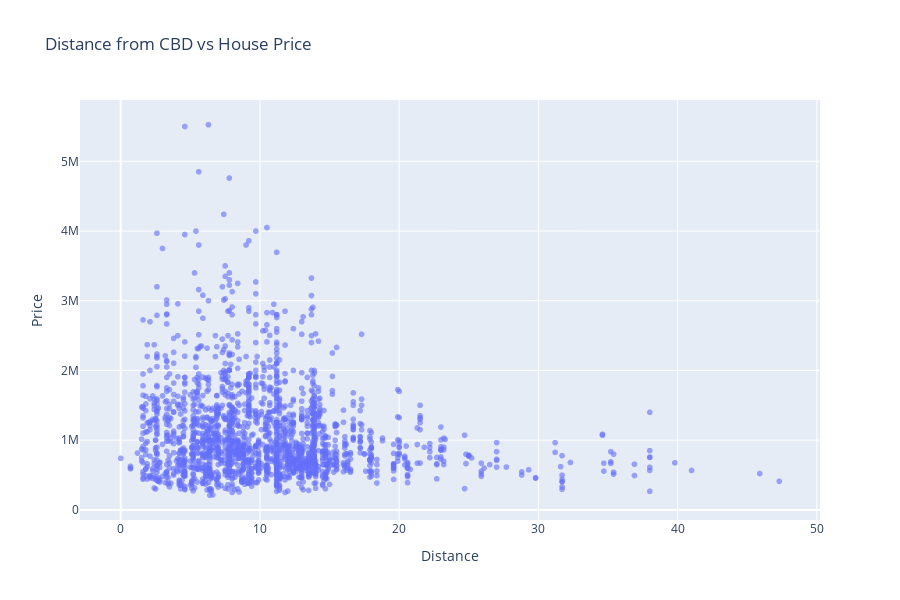

The notebook cell this image was saved under:
### Markdown cell above
## **Location-Based Analysis**

### Code cell
# ------------------------------------------------
# REGIONAL ANALYSIS
# ------------------------------------------------
print_section_header("Regional Price Analysis")

# Calculate regional statistics
region_stats = data.groupby('Regionname').agg({
    'Price': ['mean', 'median', 'count', 'std']
}).round(2)
region_stats.columns = ['Mean_Price', 'Median_Price', 'Property_Count', 'Price_StdDev']
region_stats = region_stats.sort_values('Mean_Price', ascending=False)

# Create subplots for regional analysis
fig, axes = plt.subplots(2, 1, figsize=(16, 12))
fig.suptitle('Regional Price Analysis', fontsize=16, fontweight='bold', y=0.98)

# Average price by region
top_regions = region_stats.head(15)  # Top 15 regions
bars1 = axes[0].bar(range(len(top_regions)), top_regions['Mean_Price'],
                    color='steelblue', alpha=0.8)
axes[0].set_title('Average House Prices by Region (Top 15)', fontsize=12, fontweight='bold')
axes[0].set_xlabel('Region')
axes[0].set_ylabel('Average Price')
axes[0].set_xticks(range(len(top_regions)))
axes[0].set_xticklabels(top_regions.index, rotation=45, ha='right')

# Add value labels on bars
for i, bar in enumerate(bars1):
    height = bar.get_height()
    axes[0].text(bar.get_x() + bar.get_width()/2., height,
                f'${height:,.0f}', ha='center', va='bottom', fontsize=8)

# Property count by region
bars2 = axes[1].bar(range(len(top_regions)), top_regions['Property_Count'],
                    color='lightcoral', alpha=0.8)
axes[1].set_title('Number of Properties by Region (Top 15)', fontsize=12, fontweight='bold')
axes[1].set_xlabel('Region')
axes[1].set_ylabel('Property Count')
axes[1].set_xticks(range(len(top_regions)))
axes[1].set_xticklabels(top_regions.index, rotation=45, ha='right')

plt.tight_layout()
plt.show()
add_spacing()

# Display regional statistics table
print("  Regional Statistics Summary:")
display(region_stats.head(10))
add_spacing()

# ------------------------------------------------
# DISTANCE VS PRICE ANALYSIS
# ------------------------------------------------
print_section_header("Distance vs Price Analysis")

# Create interactive scatter plot
fig = make_subplots(rows=2, cols=1,
                    subplot_titles=('Distance vs Price (Interactive)',
                                  'Distance vs Price (Binned Analysis)'),
                    specs=[[{"secondary_y": False}], [{"secondary_y": True}]])

# Interactive scatter plot
scatter_fig = px.scatter(data.sample(n=2000, random_state=42),
                        x='Distance',
                        y='Price',
                        hover_data=['Suburb', 'Regionname'],
                        opacity=0.6,
                        title='Distance from CBD vs House Price')
scatter_fig.update_layout(height=600, showlegend=False)
scatter_fig.show()
add_spacing()

# Binned analysis
fig, ax = plt.subplots(1, 1, figsize=(14, 8))
data['Distance_Bins'] = pd.cut(data['Distance'], bins=20)
binned_analysis = data.groupby('Distance_Bins').agg({
    'Price': 'mean',
    'Distance': 'mean'
}).dropna()

ax.plot(binned_analysis['Distance'], binned_analysis['Price'],
        marker='o', linewidth=2, markersize=6, color='darkred')
ax.set_title('Average Price vs Distance (Binned Analysis)', fontsize=14, fontweight='bold', pad=20)
ax.set_xlabel('Distance from CBD (km)', fontsize=12)
ax.set_ylabel('Average Price', fontsize=12)
ax.grid(True, alpha=0.3)

# Add trend line
z = np.polyfit(binned_analysis['Distance'], binned_analysis['Price'], 1)
p = np.poly1d(z)
ax.plot(binned_analysis['Distance'], p(binned_analysis['Distance']),
        "--", alpha=0.8, color='blue', label=f'Trend line')
ax.legend()

plt.tight_layout()
plt.show()
add_spacing()

# ------------------------------------------------
# GEOSPATIAL ANALYSIS
# ------------------------------------------------
print_section_header("Geospatial Analysis")

# Sample data to avoid overload (but ensure good representation)
sample_data = data.sample(n=min(1500, len(data)), random_state=42)

# Create base map centered on Melbourne
m = folium.Map(location=[-37.8136, 144.9631], zoom_start=10,
               tiles='CartoDB positron',
               width='100%', height='600px')

# Prepare heat data
heat_data = [[row['Lattitude'], row['Longtitude'], row['Price']]
             for index, row in sample_data.iterrows()
             if pd.notnull(row['Lattitude']) and pd.notnull(row['Longtitude'])]

# Add heatmap layer
HeatMap(heat_data,
        radius=12,
        blur=10,
        max_zoom=1,
        gradient={0.2: 'blue', 0.4: 'cyan', 0.6: 'lime', 0.8: 'yellow', 1.0: 'red'}).add_to(m)

# Add title to map
title_html = '''
<h3 align="center" style="font-size:16px; color:black; margin-top:10px;">
<b>Melbourne House Price Heatmap</b><br>
<span style="font-size:12px;">Red = Higher Prices, Blue = Lower Prices</span>
</h3>
'''
m.get_root().html.add_child(folium.Element(title_html))

print("   Interactive Price Heatmap:")
print("   • Red areas indicate higher house prices")
print("   • Blue areas indicate lower house prices")
print("   • Zoom in/out for detailed view")
display(m)
add_spacing()

### Figure 1 — Plotly figure (JSON) as saved in the notebook; plotly's stock layout.template omitted (floating-point values rounded to 4 significant figures; data arrays with more than 128 entries replaced by an {"elided": "..."} marker saying what was removed)
{"data": [{"customdata": {"elided": "2000x2 str values"}, "hovertemplate": "Distance=%{x}<br>Price=%{y}<br>Suburb=%{customdata[0]}<br>Regionname=%{customdata[1]}<extra></extra>", "legendgroup": "", "marker": {"color": "#636efa", "opacity": 0.6, "symbol": "circle"}, "mode": "markers", "name": "", "showlegend": false, "type": "scattergl", "x": {"elided": "2000 float values"}, "xaxis": "x", "y": {"elided": "2000 int values"}, "yaxis": "y"}], "layout": {"height": 600, "legend": {"tracegroupgap": 0}, "showlegend": false, "title": {"text": "Distance from CBD vs House Price"}, "xaxis": {"anchor": "y", "domain": [0, 1], "title": {"text": "Distance"}}, "yaxis": {"anchor": "x", "domain": [0, 1], "title": {"text": "Price"}}}}
